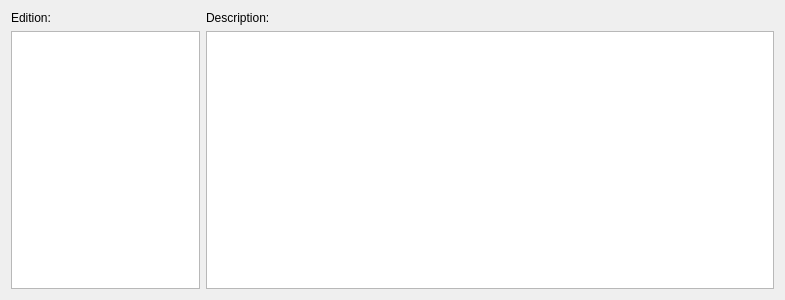
<?xml version="1.0" encoding="UTF-8"?>
<ui version="4.0">
 <class>alt::SelectionWizardPage</class>
 <widget class="QWizardPage" name="alt::SelectionWizardPage">
  <property name="geometry">
   <rect>
    <x>0</x>
    <y>0</y>
    <width>785</width>
    <height>300</height>
   </rect>
  </property>
  <property name="windowTitle">
   <string>Form</string>
  </property>
  <property name="title">
   <string>Edition Selection</string>
  </property>
  <property name="subTitle">
   <string>Select an edition from the list below.</string>
  </property>
  <layout class="QGridLayout" name="gridLayout">
   <item row="0" column="0">
    <layout class="QGridLayout" name="gridLayout_3" columnstretch="1,3">
     <item row="0" column="0">
      <layout class="QVBoxLayout" name="verticalLayout_3">
       <item>
        <widget class="QLabel" name="editionLabel">
         <property name="text">
          <string>Edition:</string>
         </property>
        </widget>
       </item>
       <item>
        <widget class="QListView" name="editionsListView">
         <property name="editTriggers">
          <set>QAbstractItemView::EditTrigger::NoEditTriggers</set>
         </property>
        </widget>
       </item>
      </layout>
     </item>
     <item row="0" column="1">
      <layout class="QVBoxLayout" name="verticalLayout_4">
       <item>
        <widget class="QLabel" name="descriptionLabel">
         <property name="text">
          <string>Description:</string>
         </property>
        </widget>
       </item>
       <item>
        <widget class="QTextBrowser" name="descriptionTextBrowser"/>
       </item>
      </layout>
     </item>
    </layout>
   </item>
  </layout>
 </widget>
 <resources/>
 <connections/>
</ui>
